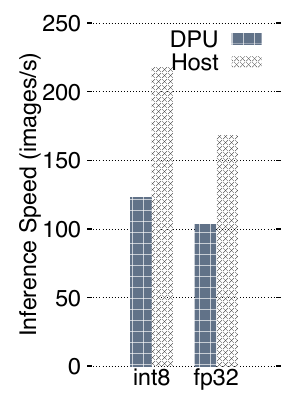

Write the gnuplot code that produced this figure.
set notitle
set key autotitle columnhead inside top right horizontal font ",25" samplen 2
set auto x
set yrange [0:250]
set ylabel "Inference Speed (images/s)" font ",25"
# set xlabel "Query" font ",25"
set ytics font ",25"
set xtics font ",25"
# set logscale y 10
set style data histogram
set style histogram cluster gap 1 title offset 0,-1
set style fill solid border
set boxwidth 1
set grid ytics

set xtic scale 0
set bmargin 3
set xlabel offset 0,-1
set lmargin 14
set ylabel offset -3,0
set tmargin 2

set border lw 2
set border 00

# set terminal pdf size 8,4
set terminal pdf size 3,4

set output 'ml.pdf'
plot 'ml.data' using 2:xtic(1) ti col lc rgb "#617288" lw 2 fs pattern 3 noborder, \
     '' u 3:xtic(1) ti col lc rgb "#333333" lw 2 fs pattern 2 noborder